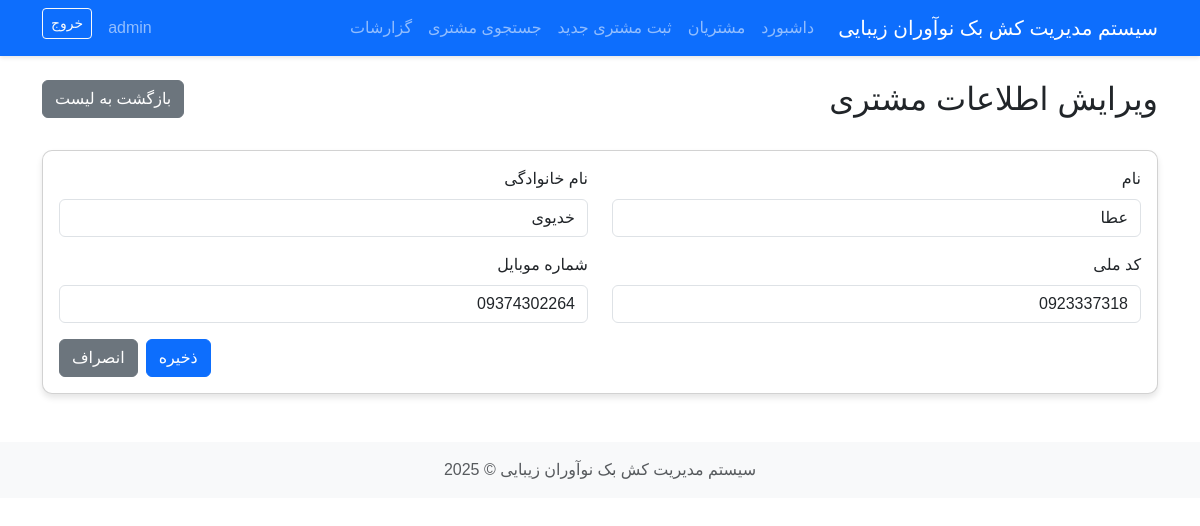
The page /customers/1/edit/ (signed in) on the database its author committed.
### cashback_app/models.py (models this page shows, shortened)
class Customer(models.Model):
    first_name = models.CharField(max_length=100, verbose_name="نام")
    last_name = models.CharField(max_length=100, verbose_name="نام خانوادگی")
    national_code = models.CharField(
        max_length=10,
        unique=True,
        verbose_name="کد ملی",
        validators=[
            RegexValidator(
                regex=r'^\d{10}$',
                message="کد ملی باید دقیقاً 10 رقم باشد",
            ),
        ]
    )
    phone_number = models.CharField(
        max_length=11,
        verbose_name="شماره موبایل",
        validators=[
            RegexValidator(
                regex=r'^09\d{9}$',
                message="شماره موبایل باید با 09 شروع شود و 11 رقم باشد",
            ),
        ]
    )
    wallet_balance = models.DecimalField(
        max_digits=12,
        decimal_places=0,
        default=0,
        verbose_name="موجودی کیف پول"
    )
    created_at = models.DateTimeField(auto_now_add=True, verbose_name="تاریخ ثبت")
    updated_at = models.DateTimeField(auto_now=True, verbose_name="تاریخ بروزرسانی")
    class Meta:
        verbose_name = "مشتری"
        verbose_name_plural = "مشتریان"

### cashback_app/views.py (the view)
# urls.py: path('customers/<int:pk>/edit/', views.customer_edit, name='customer_edit'),
@login_required
def customer_edit(request, pk):
    customer = get_object_or_404(Customer, pk=pk)
    if request.method == 'POST':
        form = CustomerForm(request.POST, instance=customer)
        if form.is_valid():
            customer = form.save()
            ActivityLog.objects.create(
                user=request.user,
                activity_type='customer_edit',
                description=f"اطلاعات مشتری ویرایش شد: {customer.first_name} {customer.last_name}",
                ip_address=request.META.get('REMOTE_ADDR')
            )
            messages.success(request, "اطلاعات مشتری با موفقیت بروزرسانی شد")
            return redirect('customer_detail', pk=customer.pk)
    else:
        form = CustomerForm(instance=customer)
    return render(request, 'customers/form.html', {'form': form, 'title': 'ویرایش اطلاعات مشتری'})

### cashback_app/forms.py
class CustomerForm(forms.ModelForm):
    class Meta:
        model = Customer
        fields = ['first_name', 'last_name', 'national_code', 'phone_number']
        widgets = {
            'first_name': forms.TextInput(attrs={'class': 'form-control', 'placeholder': 'نام'}),
            'last_name': forms.TextInput(attrs={'class': 'form-control', 'placeholder': 'نام خانوادگی'}),
            'national_code': forms.TextInput(attrs={'class': 'form-control', 'placeholder': 'کد ملی - 10 رقم'}),
            'phone_number': forms.TextInput(attrs={'class': 'form-control', 'placeholder': 'شماره موبایل - مثال: 09123456789'}),
        }

### templates/customers/form.html (shortened to what this page needs)
{% extends 'base.html' %}
{% load static %}
{% block content %}
<div class="row mb-4">
    <div class="col-md-8">
        <h2>{{ title }}</h2>
    </div>
    <div class="col-md-4 text-end">
        <a href="{% url 'customer_list' %}" class="btn btn-secondary">بازگشت به لیست</a>
    </div>
</div>
<div class="card">
    <div class="card-body">
        <form method="post">
            <div class="row">
                <div class="col-md-6 mb-3">
                    <label for="{{ form.first_name.id_for_label }}" class="form-label">{{ form.first_name.label }}</label>
                    {{ form.first_name }}
                </div>
                <div class="col-md-6 mb-3">
                    <label for="{{ form.last_name.id_for_label }}" class="form-label">{{ form.last_name.label }}</label>
                    {{ form.last_name }}
                </div>
            </div>
            <div class="row">
                <div class="col-md-6 mb-3">
                    <label for="{{ form.national_code.id_for_label }}" class="form-label">{{ form.national_code.label }}</label>
                    {{ form.national_code }}
                </div>
                <div class="col-md-6 mb-3">
                    <label for="{{ form.phone_number.id_for_label }}" class="form-label">{{ form.phone_number.label }}</label>
                    {{ form.phone_number }}
                </div>
            </div>
            <div class="d-grid gap-2 d-md-flex justify-content-md-end">
                <button type="submit" class="btn btn-primary">ذخیره</button>
                <a href="{% url 'customer_list' %}" class="btn btn-secondary">انصراف</a>
            </div>
        </form>
    </div>
</div>
{% endblock %}

### templates/base.html (shortened to what this page needs)
<!DOCTYPE html>
<html lang="fa" dir="rtl">
<head>
    <link rel="stylesheet" href="https://cdn.jsdelivr.net/npm/bootstrap@5.3.0/dist/css/bootstrap.rtl.min.css">
    <link rel="stylesheet" href="/static/css/style.css">
</head>
<body>
    {% if user.is_authenticated %}
    <nav class="navbar navbar-expand-lg navbar-dark bg-primary">
        <div class="container">
            <a class="navbar-brand" href="{% url 'dashboard' %}">سیستم مدیریت کش بک نوآوران زیبایی</a>
            <div class="collapse navbar-collapse" id="navbarNav">
                <ul class="navbar-nav me-auto">
                    <li class="nav-item">
                        <a class="nav-link" href="{% url 'dashboard' %}">داشبورد</a>
                    </li>
                    <li class="nav-item">
                        <a class="nav-link" href="{% url 'customer_list' %}">مشتریان</a>
                    </li>
                    <li class="nav-item">
                        <a class="nav-link" href="{% url 'customer_create' %}">ثبت مشتری جدید</a>
                    </li>
                    <li class="nav-item">
                        <a class="nav-link" href="{% url 'customer_search' %}">جستجوی مشتری</a>
                    </li>
                    <li class="nav-item">
                        <a class="nav-link" href="{% url 'reports' %}">گزارشات</a>
                    </li>
                </ul>
                <div class="d-flex">
                    <span class="navbar-text me-3">
                        {{ user.get_full_name|default:user.username }}
                    </span>
                    <form method="post" action="{% url 'logout' %}" style="display: inline;">
                        <button type="submit" class="btn btn-outline-light btn-sm">خروج</button>
                    </form>
                </div>
            </div>
        </div>
    </nav>
    {% endif %}
    <div class="container mt-4">
        {% block content %}{% endblock %}
    </div>
    <footer class="footer mt-5 py-3 bg-light">
        <div class="container text-center">
            <span class="text-muted">سیستم مدیریت کش بک نوآوران زیبایی &copy; {% now "Y" %}</span>
        </div>
    </footer>
</body>
</html>

### static/css/style.css (style rules this page uses)
body { font-family: 'Vazirmatn', 'Tahoma', sans-serif; text-align: right; }
.card { margin-bottom: 20px; border-radius: 10px; box-shadow: 0 4px 6px rgba(0, 0, 0, 0.1); }
.navbar { box-shadow: 0 2px 4px rgba(0, 0, 0, 0.1); margin-bottom: 20px; }
.footer { margin-top: 50px; padding: 20px 0; background-color: #f8f9fa; }

### rows shown on the page
Customer: first_name "عطا", last_name "خدیوی", national_code "0923337318", phone_number "09374302264"

### other values the page prints
{{ user.get_full_name|default:user.username }} "admin"
{{ title }} "ویرایش اطلاعات مشتری"
